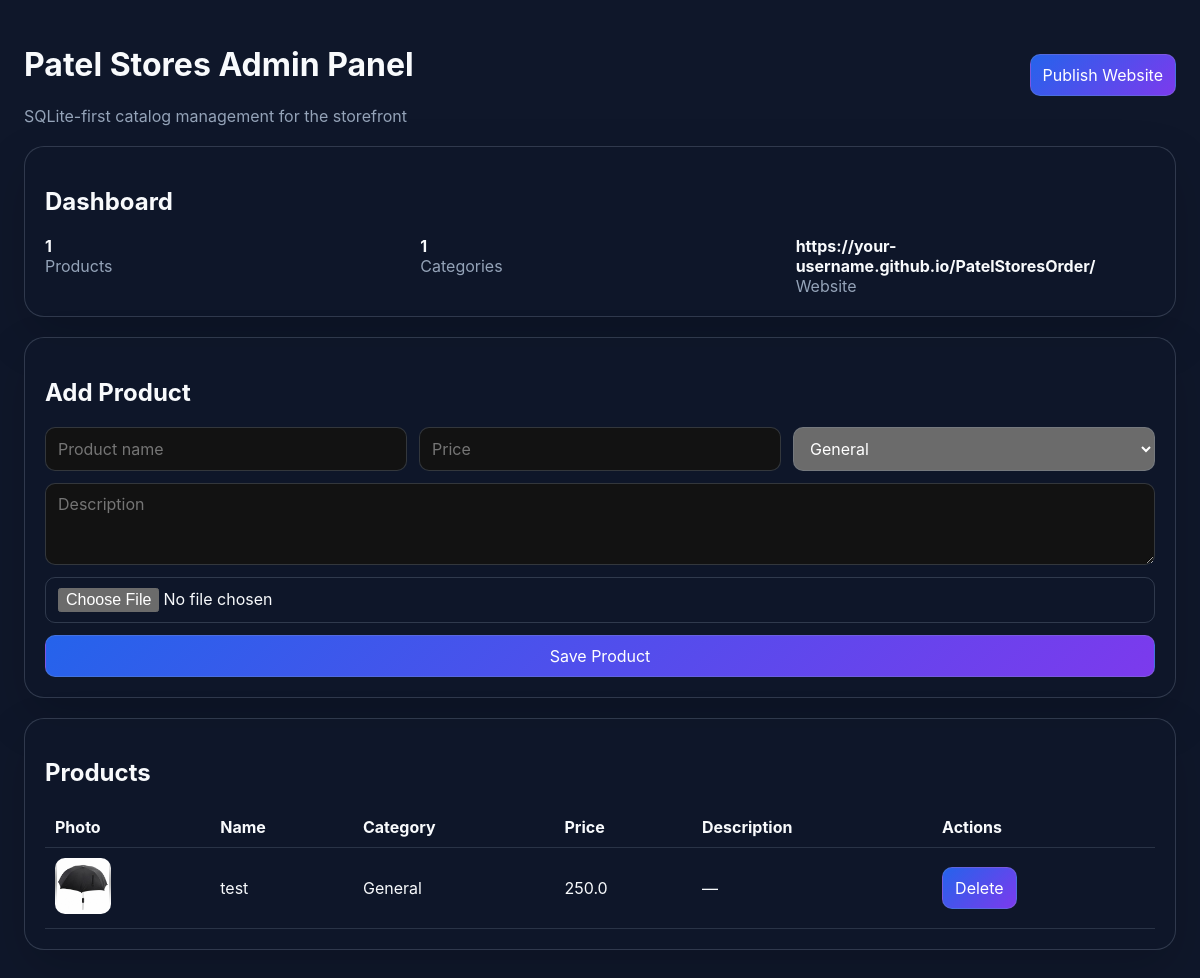
Before: / with the older database file.
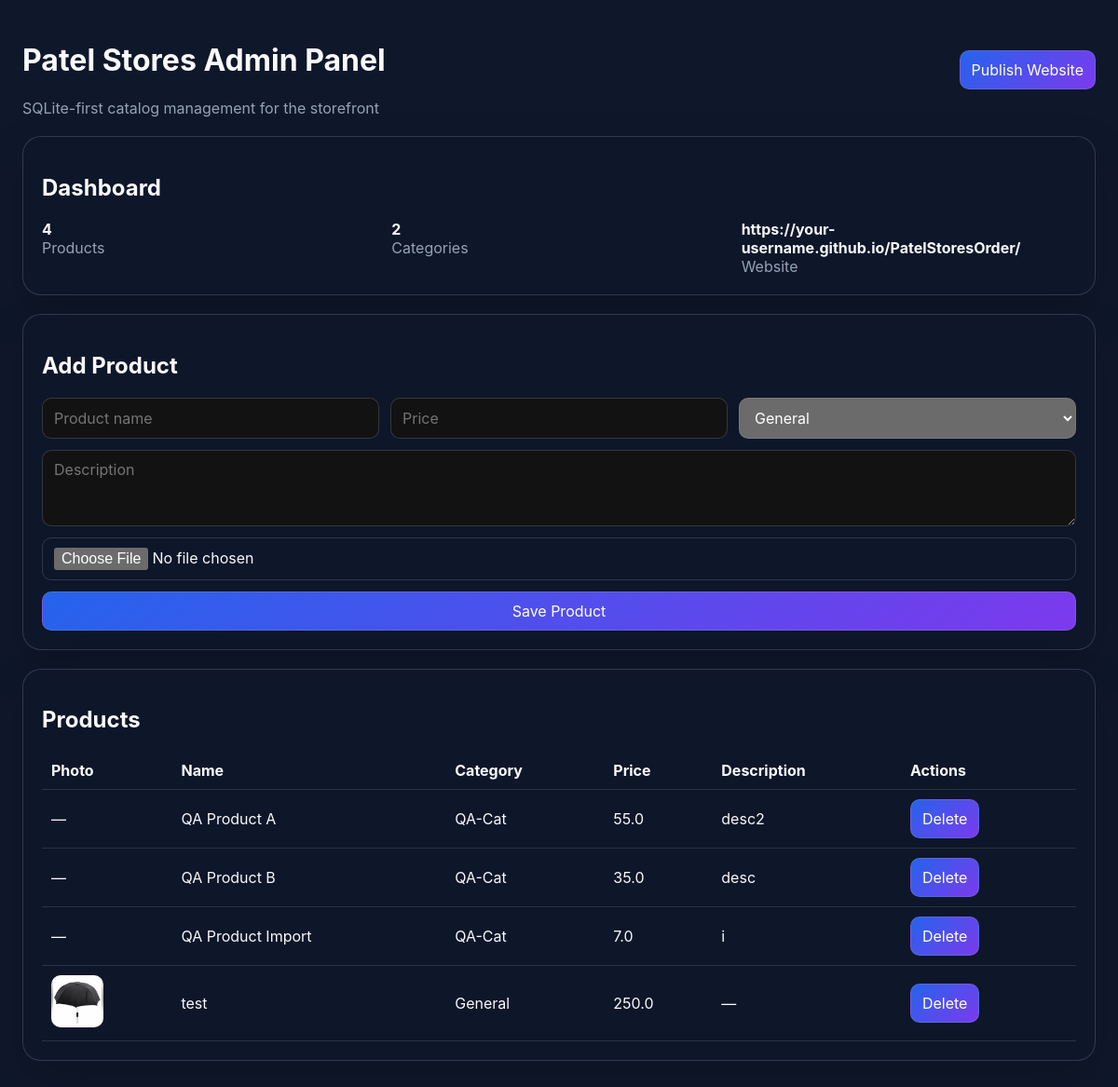
After: the same page with the newer database file.
### tables this page shows
CREATE TABLE settings (
                id INTEGER PRIMARY KEY AUTOINCREMENT,
                github_repo TEXT,
                branch TEXT,
                website_url TEXT,
                images_folder TEXT,
                backup_folder TEXT
            , commit_message TEXT DEFAULT "Update catalog", website_folder TEXT DEFAULT ".", database_path TEXT DEFAULT "patelstores.db", theme TEXT DEFAULT "dark");

CREATE TABLE products (
                id INTEGER PRIMARY KEY AUTOINCREMENT,
                product_name TEXT,
                category TEXT,
                price REAL,
                description TEXT,
                image TEXT,
                created_at TEXT,
                updated_at TEXT
            , purchase_price REAL DEFAULT 0, selling_price REAL DEFAULT 0, wholesale_price REAL DEFAULT 0, barcode TEXT DEFAULT "", gst REAL DEFAULT 0, hsn TEXT DEFAULT "", stock REAL DEFAULT 0, min_stock REAL DEFAULT 0);

### admin/app.py (the view)
@app.route('/')
def index():
    return render_template('index.html', products=list_products(), categories=list_categories(), settings=get_settings())

### admin/database/db.py (called while the page is built)
def get_connection():
    connection = sqlite3.connect(DB_PATH)
    connection.row_factory = sqlite3.Row
    return connection

### admin/services/catalog.py (called while the page is built)
def normalize_image_value(image_value: Optional[str]) -> str:
    if not image_value:
        return ''
    path = str(image_value).strip()
    if path.startswith('images/'):
        path = path.split('/', 1)[1]
    return Path(path).name

def get_catalog_image_path(image_value: Optional[str]) -> str:
    file_name = normalize_image_value(image_value)
    if not file_name:
        return 'images/placeholder.png'
    return f'images/{file_name}'

def _row_to_product(row) -> Dict:
    product = dict(row)
    product['image_path'] = get_catalog_image_path(product.get('image'))
    return product

def list_categories(search: str = '') -> List[Dict]:
    connection = get_connection()
    try:
        if search:
            rows = connection.execute(
                'SELECT * FROM categories WHERE category_name LIKE ? ORDER BY category_name COLLATE NOCASE ASC',
                (f'%{search}%',),
            ).fetchall()
        else:
            rows = connection.execute(
                'SELECT * FROM categories ORDER BY category_name COLLATE NOCASE ASC'
            ).fetchall()
        return [dict(row) for row in rows]
    finally:
        connection.close()

def get_settings() -> Dict:
    connection = get_connection()
    try:
        row = connection.execute('SELECT * FROM settings ORDER BY id DESC LIMIT 1').fetchone()
        if row:
            return dict(row)
        return {}
    finally:
        connection.close()

### admin/templates/index.html (shortened to what this page needs)
<!doctype html>
<html lang="en">
  <head>
  </head>
  <body>
    <div class="container">
      <div class="topbar">
        <div>
          <h1>Patel Stores Admin Panel</h1>
          <div class="muted">SQLite-first catalog management for the storefront</div>
        </div>
        <button onclick="window.location='/publish'">Publish Website</button>
      </div>
      <div class="card">
        <h2>Dashboard</h2>
        <div class="grid">
          <div><strong>{{ products|length }}</strong><div class="muted">Products</div></div>
          <div><strong>{{ categories|length }}</strong><div class="muted">Categories</div></div>
          <div><strong>{{ settings.get('website_url', '') or 'Not set' }}</strong><div class="muted">Website</div></div>
        </div>
      </div>
      <div class="card">
        <h2>Add Product</h2>
        <form action="/api/products" method="post" enctype="multipart/form-data">
          <div class="row">
            <input name="product_name" placeholder="Product name" required>
            <input name="price" type="number" step="0.01" placeholder="Price" required>
            <select name="category">
              {% for category in categories %}
              <option value="{{ category.category_name }}">{{ category.category_name }}</option>
              {% endfor %}
            </select>
          </div>
          <textarea name="description" rows="3" placeholder="Description"></textarea>
          <input type="file" name="image" accept="image/*">
          <button type="submit">Save Product</button>
        </form>
      </div>
      <div class="card">
        <h2>Products</h2>
        <table>
          <thead>
            <tr><th>Photo</th><th>Name</th><th>Category</th><th>Price</th><th>Description</th><th>Actions</th></tr>
          </thead>
          <tbody>
            {% for product in products %}
            <tr>
              <td>{% if product.image %}<img src="/{{ product.image }}" alt="" style="width:56px;height:56px;object-fit:cover;border-radius:10px;">{% else %}—{% endif %}</td>
              <td>{{ product.product_name }}</td>
              <td>{{ product.category }}</td>
              <td>{{ product.price }}</td>
              <td>{{ product.description or '—' }}</td>
              <td class="actions">
                <button onclick="fetch('/api/products/{{ product.id }}', {method:'DELETE'}).then(() => location.reload())">Delete</button>
              </td>
            </tr>
            {% endfor %}
          </tbody>
        </table>
      </div>
    </div>
  </body>
</html>

### admin/templates/index.html (style rules this page uses)
:root { color-scheme: dark; font-family: Inter, Segoe UI, sans-serif; }
body { margin: 0; background: #0f172a; color: #f8fafc; }
.container { max-width: 1200px; margin: 0 auto; padding: 24px; }
.card { background: rgba(15,23,42,.9); border: 1px solid rgba(148,163,184,.25); border-radius: 20px; padding: 20px; box-shadow: 0 20px 50px rgba(0,0,0,.15); margin-bottom: 20px; }
.topbar { display: flex; justify-content: space-between; align-items: center; margin-bottom: 20px; }
button, input, select, textarea { font: inherit; border-radius: 10px; border: 1px solid rgba(148,163,184,.25); padding: 10px 12px; }
button { background: linear-gradient(135deg, #2563eb, #7c3aed); color: white; cursor: pointer; }
.grid { display: grid; gap: 16px; grid-template-columns: repeat(auto-fit, minmax(240px, 1fr)); }
table { width: 100%; border-collapse: collapse; }
th, td { text-align: left; padding: 10px; border-bottom: 1px solid rgba(148,163,184,.2); }
.muted { color: #94a3b8; }
.actions button { margin-right: 8px; }
form { display: grid; gap: 12px; }
.row { display: grid; gap: 12px; grid-template-columns: repeat(auto-fit, minmax(180px, 1fr)); }

Changed rows visible on the page:
added products: product_name "QA Product A", category "QA-Cat", price "55.0", description "desc2"
added products: product_name "QA Product B", category "QA-Cat", price "35.0", description "desc"
added products: product_name "QA Product Import", category "QA-Cat", price "7.0", description "i"
Other visible differences:
{{ products|length }}: "1" → "4"
{{ categories|length }}: "1" → "2"
